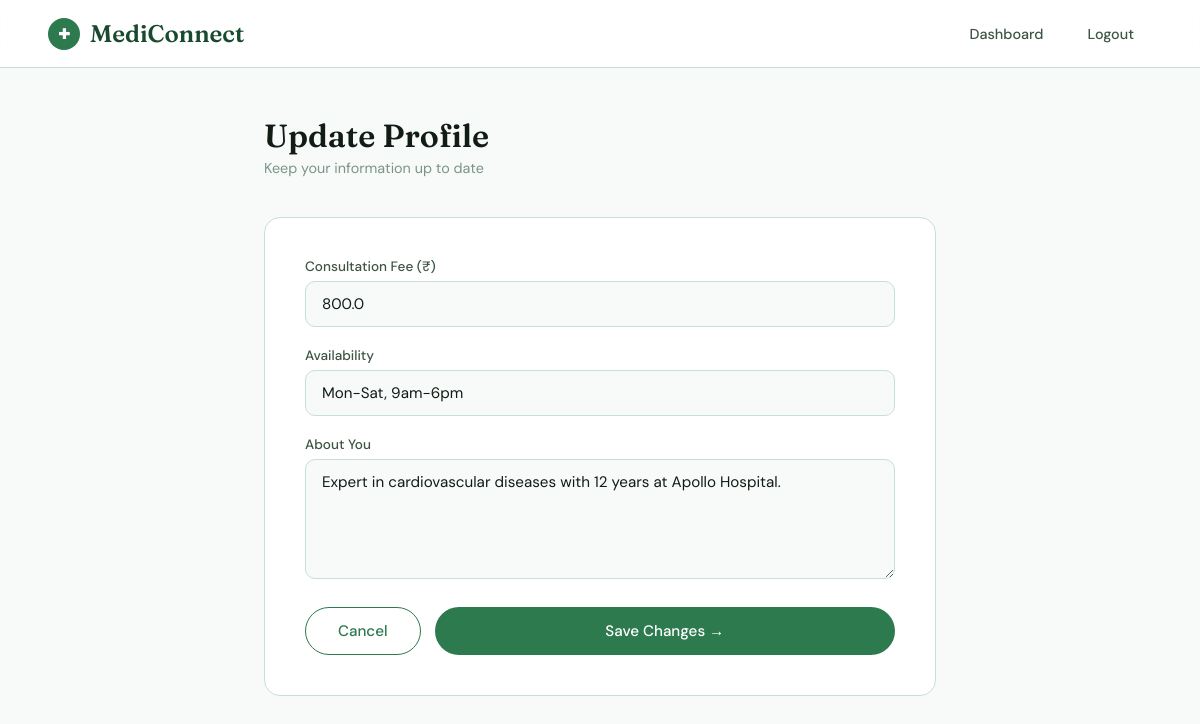
Screenshot of /doctor/update (signed in) with the database file from the repository.
### app.py (models this page shows)
class Doctor(db.Model):
    id = db.Column(db.Integer, primary_key=True)
    name = db.Column(db.String(100), nullable=False)
    email = db.Column(db.String(120), unique=True, nullable=False)
    password = db.Column(db.String(200), nullable=False)
    specialization = db.Column(db.String(100), nullable=False)
    experience = db.Column(db.Integer)
    fee = db.Column(db.Float, default=0.0)
    availability = db.Column(db.String(200), default="Mon-Fri, 9am-5pm")
    about = db.Column(db.Text)
    created_at = db.Column(db.DateTime, default=datetime.utcnow)
    reviews = db.relationship('DoctorReview', backref='doctor', lazy=True)

### app.py (the view, shortened to what this page needs)
@app.route("/doctor/update", methods=["GET", "POST"])
def doctor_update():
    if "doctor_id" not in session or session.get("role") != "doctor":
        return redirect(url_for("doctor_login"))
    doctor = Doctor.query.get(session["doctor_id"])
    return render_template("doctor_update.html", doctor=doctor)

### templates/doctor_update.html (shortened to what this page needs)
{% extends "base.html" %}
{% block content %}
<div class="update-page">
  <div class="page-header">
    <h1>Update Profile</h1>
    <p>Keep your information up to date</p>
  </div>
  <div class="form-card">
    <form method="POST">
      <div class="form-stack">
        <div class="form-group">
          <label>Consultation Fee (₹)</label>
          <input type="number" name="fee" value="{{ doctor.fee }}" min="0" required />
        </div>
        <div class="form-group">
          <label>Availability</label>
          <input type="text" name="availability" value="{{ doctor.availability }}" placeholder="e.g. Mon-Fri, 9am-5pm" required />
        </div>
        <div class="form-group">
          <label>About You</label>
          <textarea name="about">{{ doctor.about }}</textarea>
        </div>
      </div>
      <div class="form-actions">
        <a href="/doctor/dashboard" class="btn btn-outline">Cancel</a>
        <button type="submit" class="btn btn-primary" style="flex:1;">Save Changes →</button>
      </div>
    </form>
  </div>
</div>
{% endblock %}

### rows the page displays
Doctor: fee "800.0", availability "Mon-Sat, 9am-6pm", about "Expert in cardiovascular diseases with 12 years at Apollo Hospital."
